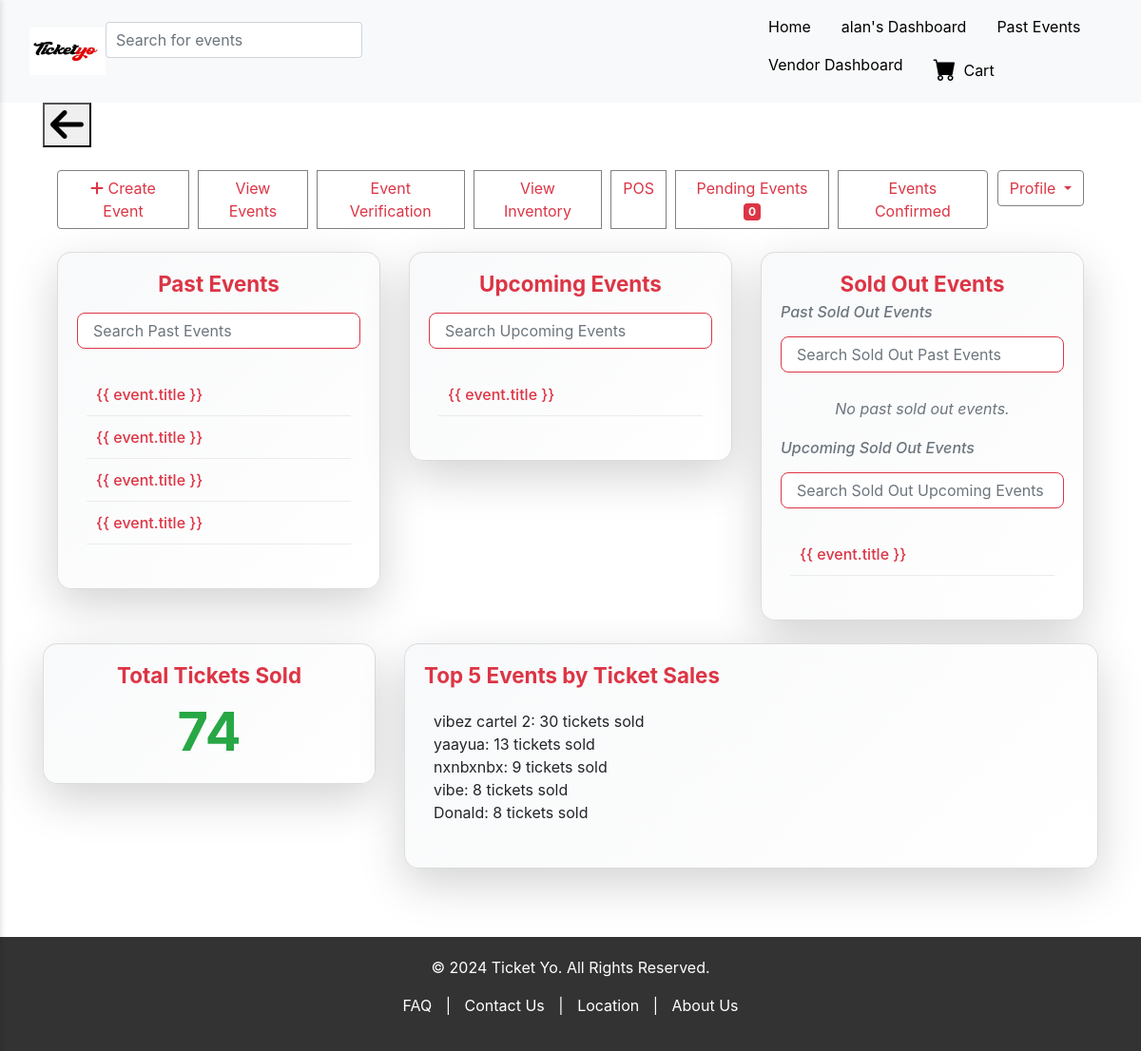
Before: /vendors/dashboard/ (signed in) with the older database file.
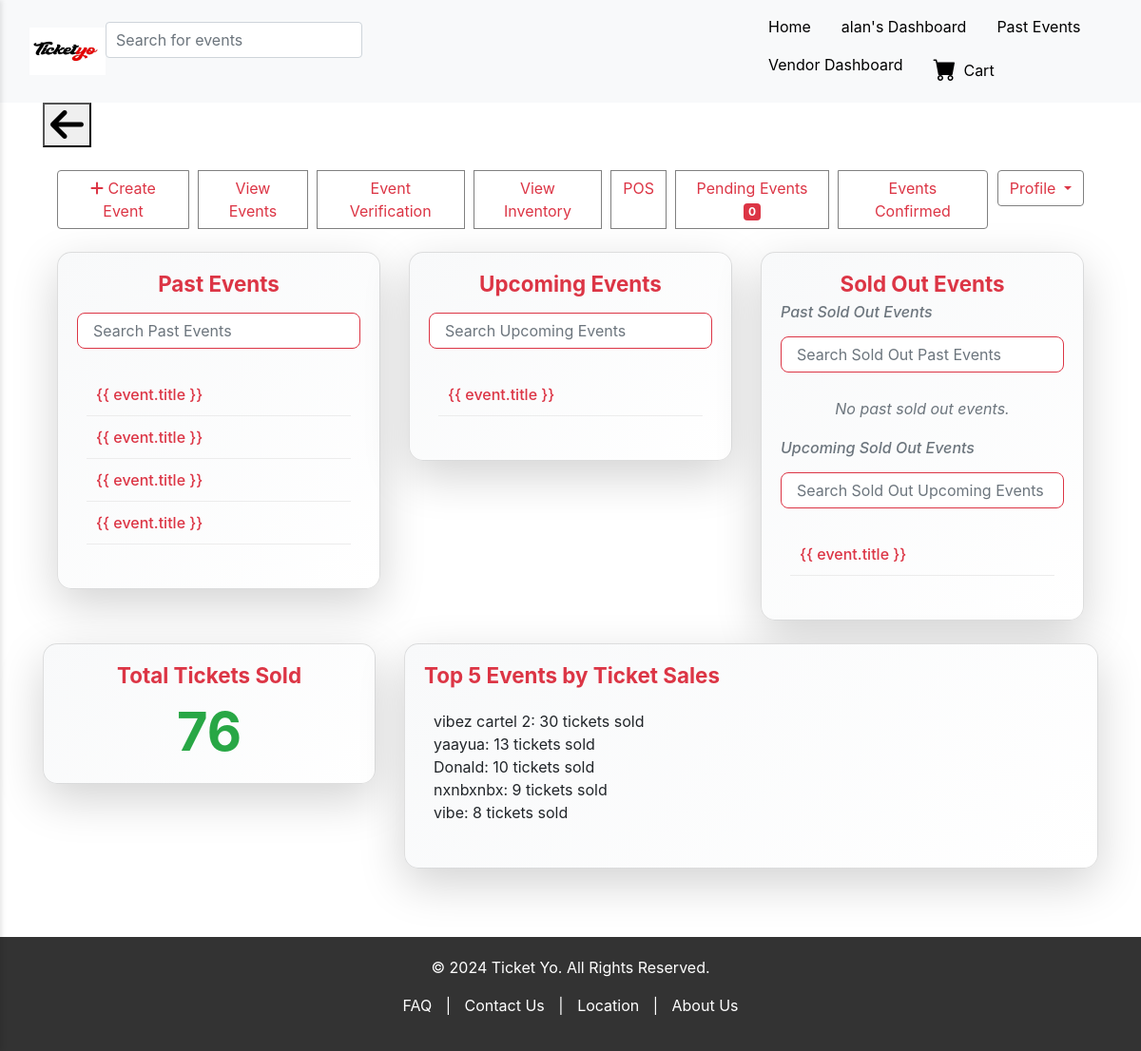
After: the same page with the newer database file.
### vendors/models.py (models this page shows, shortened)
class Vendor(AbstractBaseUser, PermissionsMixin):
    username = models.CharField(max_length=30, unique=True)
    email = models.EmailField(unique=True)
    first_name = models.CharField(max_length=30)
    last_name = models.CharField(max_length=30)
    storename = models.CharField(max_length=50)
    store_phone = models.CharField(max_length=15)
    verification_code = models.CharField(max_length=6, null=True, blank=True)
    verification_code_created_at = models.DateTimeField(null=True, blank=True)
    is_active = models.BooleanField(default=True)
    is_admin = models.BooleanField(default=False)
    is_superuser = models.BooleanField(default=False)
    is_staff = models.BooleanField(default=False)
    is_vendor = models.BooleanField(default=True)
    objects = VendorManager()
    USERNAME_FIELD = 'username'
    REQUIRED_FIELDS = ['email', 'first_name', 'last_name', 'storename', 'store_phone']

### events/models.py (models this page shows, shortened)
class Event(models.Model):
    STATUS_CHOICES = [
        ('pending', 'Pending'),
        ('approved', 'Approved'),
        ('rejected', 'Rejected'),
    ]
    vendor = models.ForeignKey(Vendor, on_delete=models.CASCADE, related_name='events')
    poster = models.ImageField(upload_to='event_posters/')
    title = models.CharField(max_length=200)
    description = models.TextField()
    category = models.CharField(max_length=100)
    start_date = models.DateTimeField()
    end_date = models.DateTimeField(null=True, blank=True)
    venue_name = models.CharField(max_length=100)
    regular_price = models.DecimalField(max_digits=10, decimal_places=2)
    sale_price = models.DecimalField(max_digits=10, decimal_places=2, null=True, blank=True)
    tickets_available = models.PositiveIntegerField(null=True, blank=True)
    tickets_sold = models.PositiveIntegerField(default=0)
    status = models.CharField(max_length=10, choices=STATUS_CHOICES, default='pending')
    adminaction = models.ForeignKey(settings.AUTH_USER_MODEL, on_delete=models.SET_NULL, null=True, blank=True, editable=False)  # Stores the admin who approved/rejected

### vendors/decorators.py (the view)
    def _wrapped_view(request, *args, **kwargs):
        if request.user.is_authenticated and hasattr(request.user, 'is_vendor') and request.user.is_vendor:
            return view_func(request, *args, **kwargs)
        else:
            raise PermissionDenied("You are not allowed to access this page.")  # Return Permission Denied error

### templates/vendors/dashboard.html (shortened to what this page needs)
{% extends 'frontend/base.html' %}
{% load static %}
{% block content %}
<link rel="stylesheet" href="https://stackpath.bootstrapcdn.com/bootstrap/4.5.2/css/bootstrap.min.css">
<link rel="stylesheet" href="{% static 'css/dashboard.css' %}">
<div class="container mt-4">
    <div class="d-flex justify-content-between mb-4">
        <div class="btn-group">
            <a href="{% url 'create_event' %}" class="btn btn-outline-danger btn-icon"><i class="fa fa-plus"></i> Create
                Event</a>
            <a href="{% url 'vendor_events' %}" class="btn btn-outline-danger btn-icon">View Events</a>
            <a href="{% url 'verifiable_events' %}" class="btn btn-outline-danger btn-icon">Event Verification</a>
            <a href="{% url 'view_inventory' %}" class="btn btn-outline-danger btn-icon">View Inventory</a>
            <a href="{% url 'manage_pos_agents'%}" class="btn btn-outline-danger btn-icon">POS</a>
            {% if user.is_superuser %}
            <a href="{% url 'pending_events' %}" class="btn btn-outline-danger btn-icon">
                Pending Events <span class="badge badge-danger">{{ pending_count }}</span>
            </a>
            <a href="{% url 'events_confirmed' %}" class="btn btn-outline-danger btn-icon">Events Confirmed</a>
            {% endif %}
        </div>
        <div class="dropdown">
            <button class="btn btn-outline-danger dropdown-toggle" type="button" id="profileDropdown"
                aria-haspopup="true" aria-expanded="false">
                Profile
            </button>
        </div>
    </div>
    <div class="row">
        <div class="col-md-12 col-lg-4 mb-4">
            <div class="card fancy-card shadow-lg mb-4">
                <div class="card-body">
                    <h5 class="card-title text-center text-danger">Past Events</h5>
                    <input type="text" id="past-events-search" class="form-control search-bar my-3"
                        placeholder="Search Past Events">
                    <div class="card-container">
                        <ul id="past-events-list" class="list-unstyled">
                            {% if past_events %}
                            {% for event in past_events %}
                            <li class="event-item"><a href="{% url 'event_detail' event.id %}" class="event-link">{{
                                    event.title }}</a></li>
                            {% endfor %}
                            {% else %}
                            <p class="text-center text-muted">No past events.</p>
                            {% endif %}
                        </ul>
                    </div>
                </div>
            </div>
        </div>
        <div class="col-md-6 col-lg-4 mb-4">
            <div class="card fancy-card shadow-lg mb-4">
                <div class="card-body">
                    <h5 class="card-title text-center text-danger">Upcoming Events</h5>
                    <input type="text" id="upcoming-events-search" class="form-control search-bar my-3"
                        placeholder="Search Upcoming Events">
                    <div class="card-container">
                        <ul id="upcoming-events-list" class="list-unstyled">
                            {% if upcoming_events %}
                            {% for event in upcoming_events %}
                            <li class="event-item"><a href="{% url 'event_detail' event.id %}" class="event-link">{{
                                    event.title }}</a></li>
                            {% endfor %}
                            {% else %}
                            <p class="text-center text-muted">No upcoming events.</p>
                            {% endif %}
                        </ul>
                    </div>
                </div>
            </div>
        </div>
        <div class="col-md-6 col-lg-4 mb-4">
            <div class="card fancy-card shadow-lg">
                <div class="card-body">
                    <h5 class="card-title text-center text-danger">Sold Out Events</h5>
                    <h6 class="card-subtitle mb-2 text-muted">Past Sold Out Events</h6>
                    <input type="text" id="sold-out-past-events-search" class="form-control search-bar my-3"
                        placeholder="Search Sold Out Past Events">
                    <div class="card-container">
                        <ul id="sold-out-past-events-list" class="list-unstyled">
                            {% if sold_out_past_events %}
                            {% for event in sold_out_past_events %}
                            <li class="event-item"><a href="{% url 'event_detail' event.id %}" class="event-link">{{
                                    event.title }}</a></li>
                            {% endfor %}
                            {% else %}
                            <p class="text-center text-muted">No past sold out events.</p>
                            {% endif %}
                        </ul>
                    </div>
                    <h6 class="card-subtitle mb-2 text-muted">Upcoming Sold Out Events</h6>
                    <input type="text" id="sold-out-upcoming-events-search" class="form-control search-bar my-3"
                        placeholder="Search Sold Out Upcoming Events">
                    <div class="card-container">
                        <ul id="sold-out-upcoming-events-list" class="list-unstyled">
                            {% if sold_out_upcoming_events %}
                            {% for event in sold_out_upcoming_events %}
                            <li class="event-item"><a href="{% url 'event_detail' event.id %}" class="event-link">{{
                                    event.title }}</a></li>
                            {% endfor %}
                            {% else %}
                            <p class="text-center text-muted">No upcoming sold out events.</p>
                            {% endif %}
                        </ul>
                    </div>
                </div>
            </div>
        </div>
    </div>
</div>
<div class="row">
    <div class="col-md-6 col-lg-4 mb-4">
        <div class="card fancy-card shadow-lg">
            <div class="card-body text-center">
                <h5 class="card-title text-danger">Total Tickets Sold</h5>
                <p class="card-text display-4 text-success font-weight-bold" id="total-tickets-sold">{{ total_tickets_sold }}</p>
            </div>
        </div>
    </div>
    <div class="col-md-6 col-lg-8 mb-4">
        <div class="card fancy-card shadow-lg">
            <div class="card-body">
                <h5 class="card-title text-danger">Top 5 Events by Ticket Sales</h5>
                <div class="card-container">
                    <ul id="top-5-events-list" class="list-unstyled">
                        {% if top_5_events %}
                        {% for event, tickets_sold in top_5_events %}
                        <li>{{ event.title }}: {{ tickets_sold }} tickets sold</li>
                        {% endfor %}
                        {% else %}
                        <p>No top events data available.</p>
                        {% endif %}
                    </ul>
                </div>
            </div>
        </div>
    </div>
</div>
</div>
{% endblock %}

### templates/frontend/base.html (shortened to what this page needs)
<!DOCTYPE html>
<html lang="en">
<head>
    {% load static %}
    <link href="{% static 'frontend/base.css' %}" rel="stylesheet">
    <link href="https://cdn.jsdelivr.net/npm/bootstrap@5.3.0/dist/css/bootstrap.min.css" rel="stylesheet">
    <link href="https://cdn.jsdelivr.net/npm/bootstrap-icons@1.10.5/font/bootstrap-icons.css" rel="stylesheet">
    <link rel="stylesheet" href="https://cdnjs.cloudflare.com/ajax/libs/font-awesome/6.0.0-beta3/css/all.min.css">
</head>
<body>
    <nav class="navbar navbar-expand-lg d-none d-lg-flex sticky-top bg-light">
        <div class="container-fluid">
            <div class="d-flex align-items-center">
                <div class="logo">
                    <img src="{% static 'frontend/logo.jpg' %}" alt="Logo" style="height: 50px; width: 80px;">
                </div>
            </div>
            <div class="search-bar-container">
                <form method="get" action="{% url 'all_events' %}" id="search-form">
                    <div class="input-group mb-4">
                        <input type="text" name="q" value="{{ query }}" class="form-control" id="search-input"
                            placeholder="Search for events">
                    </div>
                </form>
            </div>
            <ul class="nav ms-auto">
                <li class="nav-item">
                    <a href="{% url 'homepage' %}" class="nav-link text-black">Home</a>
                </li>
                {% if user.is_authenticated %}
                <li class="nav-item">
                    <a href="{% url 'all_events' %}" class="nav-link text-black">{{ user.username }}'s Dashboard</a>
                </li>
                {% else %}
                <li class="nav-item">
                    <a href="{% url 'all_events' %}" class="nav-link text-black">All Events</a>
                </li>
                {% endif %}
                <li class="nav-item">
                    <a href="{% url 'past_events' %}" class="nav-link text-black">Past Events</a>
                </li>
                {% if user.is_authenticated and user.is_vendor %}
                <li class="nav-item">
                    <a href="{% url 'dashboard' %}" class="nav-link text-black">Vendor Dashboard</a>
                </li>
                {% endif %}
                <li class="nav-item">
                    <a href="{% url 'view_cart' %}" class="nav-link text-black d-flex align-items-center cart-link">
                        <i class="bi bi-cart-fill fs-4 me-2"></i> Cart
                    </a>
                </li>
            </ul>
        </div>
    </nav>
    <div class="container main-content">
        {% if not request.path == '/' %}
    <button type="button"  onclick="goBack()"><i class="fas fa-arrow-left"></i></i> </button>
    {% endif %}
        {% block content %}{% endblock %}
    <footer class="footer mt-5">
        <p>&copy; 2024 Ticket Yo. All Rights Reserved.</p>
        <p>
            <a href="#">FAQ</a> |
            <a href="#">Contact Us</a> |
            <a href="#">Location</a> |
            <a href="#">About Us</a>
        </p>
    </footer>
</body>
</html>

### static/frontend/base.css (style rules this page uses)
body { font-family: 'Roboto', sans-serif; margin: 0; padding: 0; }
.nav-link { padding: 10px 15px; color: black; text-decoration: none; font-size: 1rem; display: block; transition: background-color 0.3s ease, color 0.3s ease; }
.main-content { margin-left: 0; }
.footer { background-color: #333; color: white; padding: 20px 0; text-align: center; }
.footer a { color: white; text-decoration: none; margin: 0 10px; }
.search-bar-container { display: flex; width: 100%; }
.input-group { display: flex; align-items: center; width: 100%; }
#search-input { width: 100%; padding: 10px; font-size: 1rem; }
.fas.fa-arrow-left { margin: 0; font-size: 40px; }

### static/css/dashboard.css (style rules this page uses)
.fancy-card { background: linear-gradient(135deg, #f8f9fa, #ffffff); border-radius: 15px; overflow: hidden; transition: transform 0.3s ease; }
.fancy-card .card-title { font-size: 1.4rem; font-weight: bold; }
.text-center { text-align: center; }
.search-bar { border: 1px solid #dc3545; border-radius: 8px; padding: 0.5rem 1rem; transition: all 0.3s ease; }
.card-container { max-height: 300px; overflow-y: auto; padding: 10px; }
.event-item { padding: 10px; border-bottom: 1px solid #ececec; transition: background-color 0.2s ease; }
.event-link { color: #dc3545; font-weight: 500; text-decoration: none; transition: color 0.2s ease; }
.text-muted { font-style: italic; color: #6c757d !important; }
.btn-outline-danger { border-color: grey; }
.card-container { max-height: 400px; overflow-y: auto; }
.btn-icon { margin-right: 10px; }

Changed rows visible on the page:
changed Event "Donald": tickets_sold "8" → "10"; moves up the list
Other visible differences:
{{ total_tickets_sold }}: "74" → "76"
